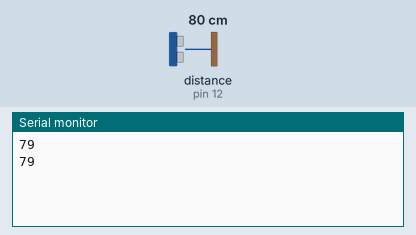
Simulated run of this sketch. Board: Arduino Uno, built with avr-gcc and run on an emulated ATmega328P. Shown: the last lines printed to the serial monitor. Wiring (inferred from the names in the program): ultrasonic range finder: trigger pin 13; echo pin 12. Inputs (shaded band) come from the test bench; at power-on: distance to the obstacle (sensor on pin 12) 80 cm. The echo pulse lasts 58.3 µs per cm.

Above: at 1.7 s.
1.8 s: distance to the obstacle (sensor on pin 12) set to 2 cm
At 2.8 s:
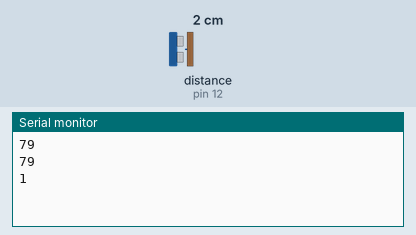
3.3 s: distance to the obstacle (sensor on pin 12) set to 4 cm
At 4.8 s:
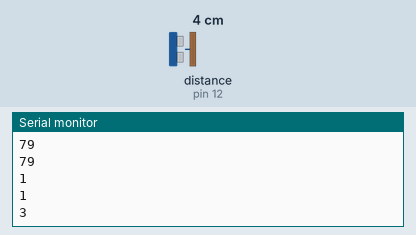
Timing chart, 0 to 6.3 s (numbered marks = the images above; inputs shaded):
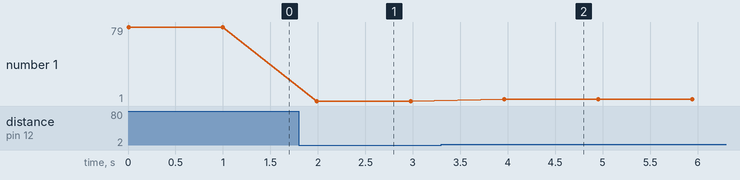

Measured:
- after the input at 1.8 s, the serial monitor: prints a new line after 0.19 s (image 1)
- after the input at 3.3 s, the serial monitor: prints a new line after 0.67 s (image 2)
- plotted number 1: 79 → 1 after the input at 1.8 s, 1 → 3 after the input at 3.3 s

The sketch:

pySerialTest.ino
```cpp
#define trigPin 13
#define echoPin 12

unsigned long currentMillis = 0;
unsigned long previousMillis = 0;
long rawDistance, duration;
int distance = 0;
int lastDistance = 0;

void setup() {
	Serial.begin(9600); // use the same baud-rate as the python side
	// Assign Pins
  pinMode(trigPin, OUTPUT); // RF Trig Pin
  pinMode(echoPin, INPUT);	// RF Echo Pin
}
void loop() {

	digitalWrite(trigPin, LOW);
  delayMicroseconds(2);
  digitalWrite(trigPin, HIGH);
  delayMicroseconds(10);
  digitalWrite(trigPin, LOW);
  duration = pulseIn(echoPin, HIGH);
  rawDistance = (duration/2) / 29.1; // Magic number to convert range to cm
  Serial.println(rawDistance); // write a string

	delay(988);
}
```
